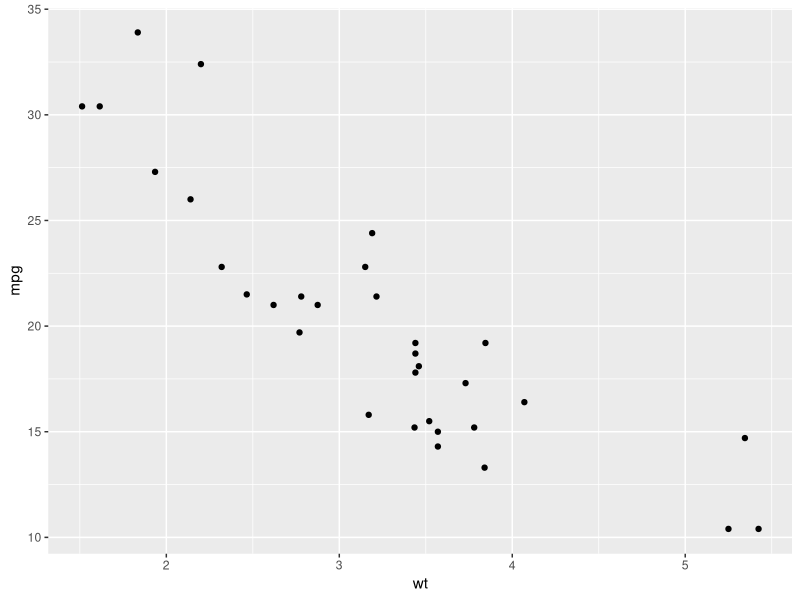
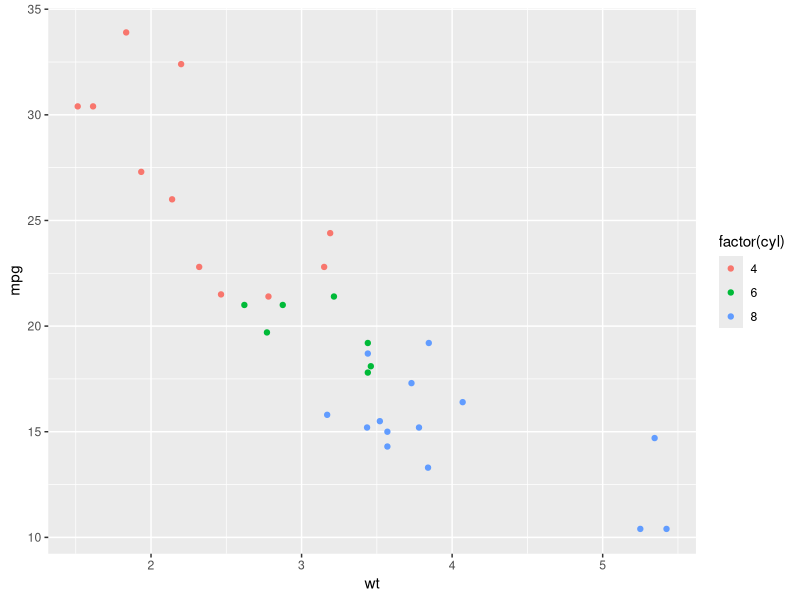
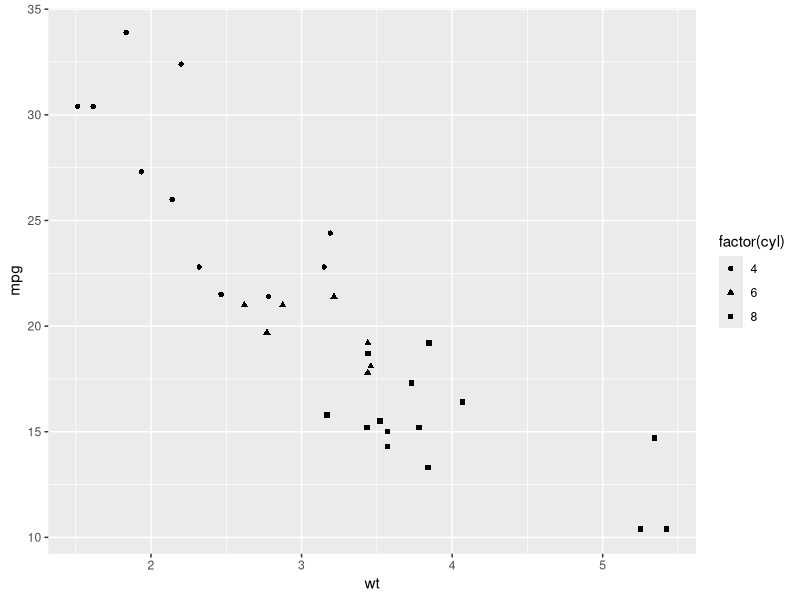
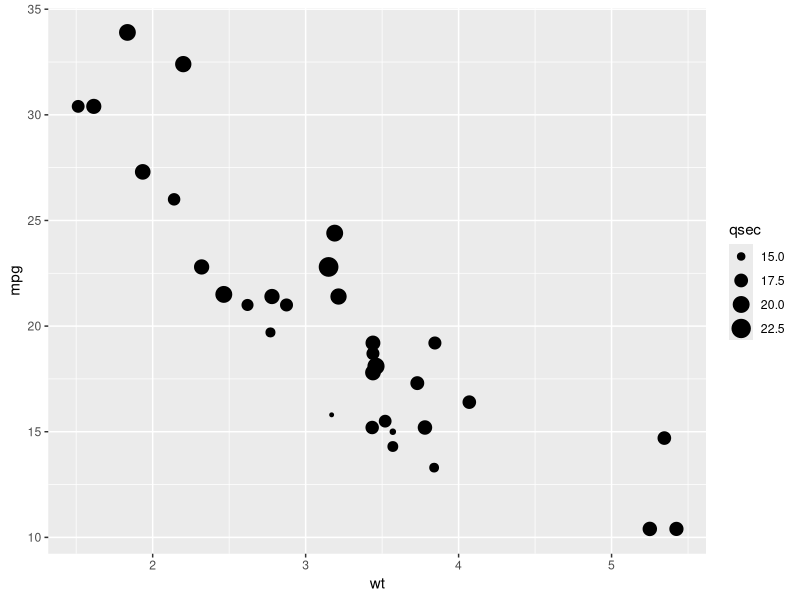
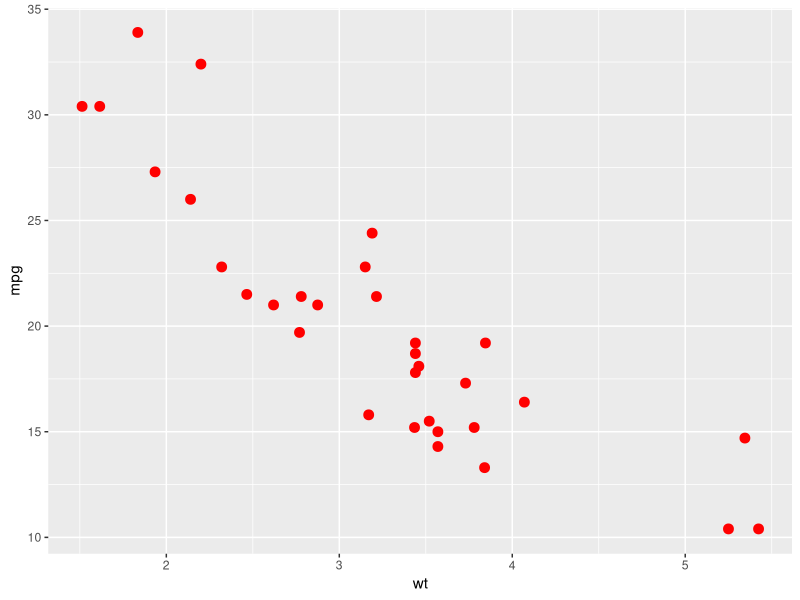
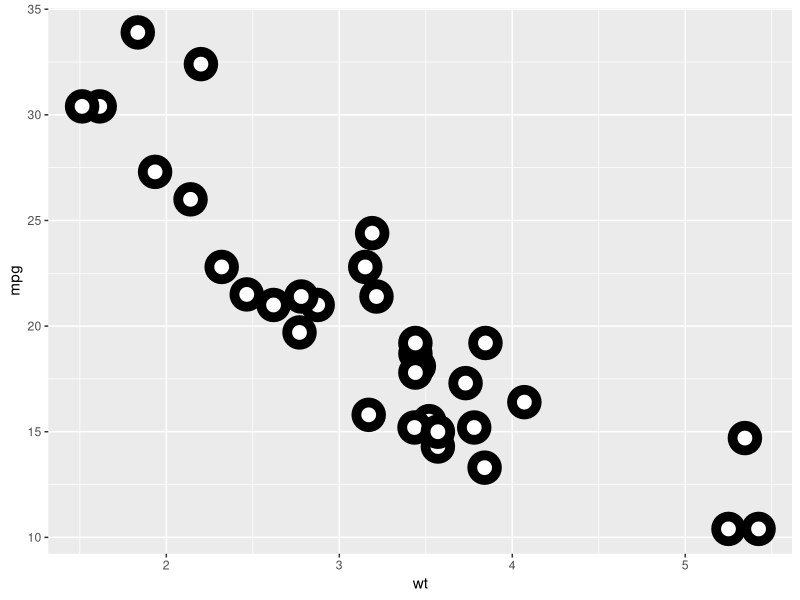

Write R code to recreate these figures, in order.
library(ggplot2)


### Name: geom_point
### Title: Points
### Aliases: geom_point

### ** Examples

p <- ggplot(mtcars, aes(wt, mpg))
p + geom_point()

# Add aesthetic mappings
p + geom_point(aes(colour = factor(cyl)))
p + geom_point(aes(shape = factor(cyl)))
# A "bubblechart":
p + geom_point(aes(size = qsec))

# Set aesthetics to fixed value
ggplot(mtcars, aes(wt, mpg)) + geom_point(colour = "red", size = 3)

## No test: 
##D # Varying alpha is useful for large datasets
##D d <- ggplot(diamonds, aes(carat, price))
##D d + geom_point(alpha = 1/10)
##D d + geom_point(alpha = 1/20)
##D d + geom_point(alpha = 1/100)
## End(No test)

# For shapes that have a border (like 21), you can colour the inside and
# outside separately. Use the stroke aesthetic to modify the width of the
# border
ggplot(mtcars, aes(wt, mpg)) +
  geom_point(shape = 21, colour = "black", fill = "white", size = 5, stroke = 5)

## No test: 
##D # You can create interesting shapes by layering multiple points of
##D # different sizes
##D p <- ggplot(mtcars, aes(mpg, wt, shape = factor(cyl)))
##D p +
##D   geom_point(aes(colour = factor(cyl)), size = 4) +
##D   geom_point(colour = "grey90", size = 1.5)
##D p +
##D   geom_point(colour = "black", size = 4.5) +
##D   geom_point(colour = "pink", size = 4) +
##D   geom_point(aes(shape = factor(cyl)))
##D 
##D # geom_point warns when missing values have been dropped from the data set
##D # and not plotted, you can turn this off by setting na.rm = TRUE
##D mtcars2 <- transform(mtcars, mpg = ifelse(runif(32) < 0.2, NA, mpg))
##D ggplot(mtcars2, aes(wt, mpg)) +
##D   geom_point()
##D ggplot(mtcars2, aes(wt, mpg)) +
##D   geom_point(na.rm = TRUE)
## End(No test)
